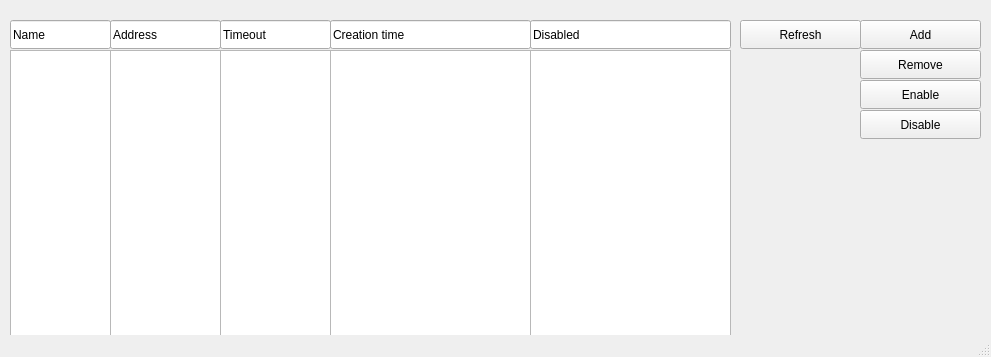
<?xml version="1.0" encoding="UTF-8"?>
<ui version="4.0">
 <class>MainWindow</class>
 <widget class="QMainWindow" name="MainWindow">
  <property name="geometry">
   <rect>
    <x>0</x>
    <y>0</y>
    <width>991</width>
    <height>357</height>
   </rect>
  </property>
  <property name="windowTitle">
   <string>Address list</string>
  </property>
  <widget class="QWidget" name="centralwidget">
   <widget class="QListWidget" name="createField">
    <property name="geometry">
     <rect>
      <x>330</x>
      <y>50</y>
      <width>201</width>
      <height>311</height>
     </rect>
    </property>
   </widget>
   <widget class="QListWidget" name="nameField">
    <property name="geometry">
     <rect>
      <x>10</x>
      <y>50</y>
      <width>101</width>
      <height>311</height>
     </rect>
    </property>
   </widget>
   <widget class="QListWidget" name="timeField">
    <property name="geometry">
     <rect>
      <x>220</x>
      <y>50</y>
      <width>111</width>
      <height>311</height>
     </rect>
    </property>
   </widget>
   <widget class="QLineEdit" name="version_3">
    <property name="geometry">
     <rect>
      <x>330</x>
      <y>20</y>
      <width>201</width>
      <height>29</height>
     </rect>
    </property>
    <property name="text">
     <string>Creation time</string>
    </property>
   </widget>
   <widget class="QPushButton" name="refreshButton">
    <property name="geometry">
     <rect>
      <x>740</x>
      <y>20</y>
      <width>121</width>
      <height>29</height>
     </rect>
    </property>
    <property name="text">
     <string>Refresh</string>
    </property>
   </widget>
   <widget class="QLineEdit" name="version_2">
    <property name="geometry">
     <rect>
      <x>220</x>
      <y>20</y>
      <width>111</width>
      <height>29</height>
     </rect>
    </property>
    <property name="text">
     <string>Timeout</string>
    </property>
   </widget>
   <widget class="QLineEdit" name="version">
    <property name="geometry">
     <rect>
      <x>110</x>
      <y>20</y>
      <width>111</width>
      <height>29</height>
     </rect>
    </property>
    <property name="text">
     <string>Address</string>
    </property>
   </widget>
   <widget class="QListWidget" name="addressField">
    <property name="geometry">
     <rect>
      <x>110</x>
      <y>50</y>
      <width>111</width>
      <height>311</height>
     </rect>
    </property>
   </widget>
   <widget class="QLineEdit" name="package_2">
    <property name="geometry">
     <rect>
      <x>10</x>
      <y>20</y>
      <width>101</width>
      <height>29</height>
     </rect>
    </property>
    <property name="text">
     <string>Name</string>
    </property>
   </widget>
   <widget class="QPushButton" name="disableButton">
    <property name="geometry">
     <rect>
      <x>860</x>
      <y>110</y>
      <width>121</width>
      <height>29</height>
     </rect>
    </property>
    <property name="text">
     <string>Disable</string>
    </property>
   </widget>
   <widget class="QPushButton" name="enableButton">
    <property name="geometry">
     <rect>
      <x>860</x>
      <y>80</y>
      <width>121</width>
      <height>29</height>
     </rect>
    </property>
    <property name="text">
     <string>Enable</string>
    </property>
   </widget>
   <widget class="QPushButton" name="addButton">
    <property name="geometry">
     <rect>
      <x>860</x>
      <y>20</y>
      <width>121</width>
      <height>29</height>
     </rect>
    </property>
    <property name="text">
     <string>Add</string>
    </property>
   </widget>
   <widget class="QPushButton" name="removeButton">
    <property name="geometry">
     <rect>
      <x>860</x>
      <y>50</y>
      <width>121</width>
      <height>29</height>
     </rect>
    </property>
    <property name="text">
     <string>Remove</string>
    </property>
   </widget>
   <widget class="QListWidget" name="disableField">
    <property name="geometry">
     <rect>
      <x>530</x>
      <y>50</y>
      <width>201</width>
      <height>311</height>
     </rect>
    </property>
   </widget>
   <widget class="QLineEdit" name="version_4">
    <property name="geometry">
     <rect>
      <x>530</x>
      <y>20</y>
      <width>201</width>
      <height>29</height>
     </rect>
    </property>
    <property name="text">
     <string>Disabled</string>
    </property>
   </widget>
  </widget>
  <widget class="QStatusBar" name="statusbar"/>
 </widget>
 <resources/>
 <connections/>
</ui>
